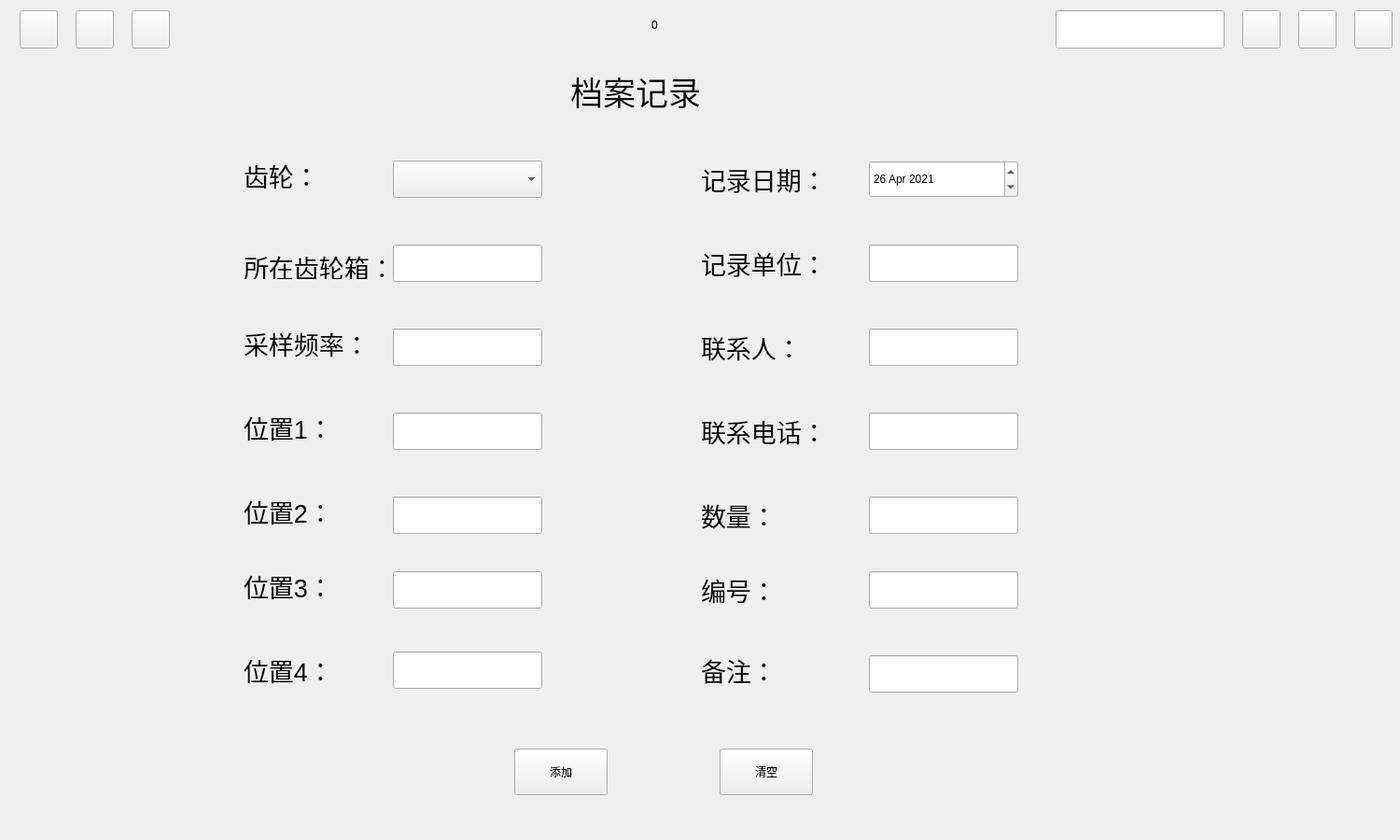
<?xml version="1.0" encoding="UTF-8"?>
<ui version="4.0">
 <class>UIDemo18</class>
 <widget class="QWidget" name="UIDemo18">
  <property name="geometry">
   <rect>
    <x>0</x>
    <y>0</y>
    <width>1500</width>
    <height>900</height>
   </rect>
  </property>
  <property name="sizePolicy">
   <sizepolicy hsizetype="Fixed" vsizetype="Fixed">
    <horstretch>0</horstretch>
    <verstretch>0</verstretch>
   </sizepolicy>
  </property>
  <property name="minimumSize">
   <size>
    <width>1500</width>
    <height>900</height>
   </size>
  </property>
  <property name="maximumSize">
   <size>
    <width>1500</width>
    <height>900</height>
   </size>
  </property>
  <property name="windowTitle">
   <string>Form</string>
  </property>
  <property name="windowIcon">
   <iconset resource="main.qrc">
    <normaloff>:/image/_displayLogo.png</normaloff>:/image/_displayLogo.png</iconset>
  </property>
  <layout class="QGridLayout" name="gridLayout_2">
   <item row="0" column="0">
    <widget class="QWidget" name="widgetMain" native="true">
     <property name="sizePolicy">
      <sizepolicy hsizetype="Fixed" vsizetype="Fixed">
       <horstretch>0</horstretch>
       <verstretch>0</verstretch>
      </sizepolicy>
     </property>
     <property name="minimumSize">
      <size>
       <width>1500</width>
       <height>900</height>
      </size>
     </property>
     <property name="maximumSize">
      <size>
       <width>1500</width>
       <height>900</height>
      </size>
     </property>
     <widget class="QWidget" name="widgetTop" native="true">
      <property name="geometry">
       <rect>
        <x>0</x>
        <y>0</y>
        <width>1500</width>
        <height>41</height>
       </rect>
      </property>
      <property name="sizePolicy">
       <sizepolicy hsizetype="Preferred" vsizetype="Fixed">
        <horstretch>0</horstretch>
        <verstretch>0</verstretch>
       </sizepolicy>
      </property>
      <property name="maximumSize">
       <size>
        <width>16777215</width>
        <height>45</height>
       </size>
      </property>
      <widget class="QPushButton" name="btnReturn">
       <property name="geometry">
        <rect>
         <x>10</x>
         <y>0</y>
         <width>41</width>
         <height>41</height>
        </rect>
       </property>
       <property name="sizePolicy">
        <sizepolicy hsizetype="Minimum" vsizetype="Expanding">
         <horstretch>0</horstretch>
         <verstretch>0</verstretch>
        </sizepolicy>
       </property>
       <property name="text">
        <string/>
       </property>
      </widget>
      <widget class="QPushButton" name="rili">
       <property name="geometry">
        <rect>
         <x>70</x>
         <y>0</y>
         <width>41</width>
         <height>41</height>
        </rect>
       </property>
       <property name="sizePolicy">
        <sizepolicy hsizetype="Minimum" vsizetype="Expanding">
         <horstretch>0</horstretch>
         <verstretch>0</verstretch>
        </sizepolicy>
       </property>
       <property name="text">
        <string/>
       </property>
      </widget>
      <widget class="QLabel" name="labTitle">
       <property name="geometry">
        <rect>
         <x>530</x>
         <y>0</y>
         <width>321</width>
         <height>31</height>
        </rect>
       </property>
       <property name="sizePolicy">
        <sizepolicy hsizetype="Expanding" vsizetype="Preferred">
         <horstretch>0</horstretch>
         <verstretch>0</verstretch>
        </sizepolicy>
       </property>
       <property name="text">
        <string>0</string>
       </property>
       <property name="alignment">
        <set>Qt::AlignCenter</set>
       </property>
      </widget>
      <widget class="QPushButton" name="help">
       <property name="geometry">
        <rect>
         <x>1320</x>
         <y>0</y>
         <width>41</width>
         <height>41</height>
        </rect>
       </property>
       <property name="sizePolicy">
        <sizepolicy hsizetype="Minimum" vsizetype="Expanding">
         <horstretch>0</horstretch>
         <verstretch>0</verstretch>
        </sizepolicy>
       </property>
       <property name="text">
        <string/>
       </property>
       <property name="checkable">
        <bool>false</bool>
       </property>
      </widget>
      <widget class="QPushButton" name="btnMsg">
       <property name="geometry">
        <rect>
         <x>1380</x>
         <y>0</y>
         <width>41</width>
         <height>41</height>
        </rect>
       </property>
       <property name="sizePolicy">
        <sizepolicy hsizetype="Minimum" vsizetype="Expanding">
         <horstretch>0</horstretch>
         <verstretch>0</verstretch>
        </sizepolicy>
       </property>
       <property name="text">
        <string/>
       </property>
       <property name="checkable">
        <bool>false</bool>
       </property>
      </widget>
      <widget class="QPushButton" name="btnQuit">
       <property name="geometry">
        <rect>
         <x>1440</x>
         <y>0</y>
         <width>41</width>
         <height>41</height>
        </rect>
       </property>
       <property name="sizePolicy">
        <sizepolicy hsizetype="Minimum" vsizetype="Expanding">
         <horstretch>0</horstretch>
         <verstretch>0</verstretch>
        </sizepolicy>
       </property>
       <property name="text">
        <string/>
       </property>
       <property name="checkable">
        <bool>false</bool>
       </property>
      </widget>
      <widget class="QPushButton" name="whether">
       <property name="geometry">
        <rect>
         <x>130</x>
         <y>0</y>
         <width>41</width>
         <height>41</height>
        </rect>
       </property>
       <property name="sizePolicy">
        <sizepolicy hsizetype="Minimum" vsizetype="Expanding">
         <horstretch>0</horstretch>
         <verstretch>0</verstretch>
        </sizepolicy>
       </property>
       <property name="text">
        <string/>
       </property>
      </widget>
      <widget class="QLineEdit" name="lineEdit">
       <property name="geometry">
        <rect>
         <x>1120</x>
         <y>0</y>
         <width>181</width>
         <height>41</height>
        </rect>
       </property>
      </widget>
     </widget>
     <widget class="QStackedWidget" name="stackedWidget">
      <property name="enabled">
       <bool>true</bool>
      </property>
      <property name="geometry">
       <rect>
        <x>0</x>
        <y>41</y>
        <width>1500</width>
        <height>900</height>
       </rect>
      </property>
      <property name="sizePolicy">
       <sizepolicy hsizetype="Fixed" vsizetype="Fixed">
        <horstretch>0</horstretch>
        <verstretch>0</verstretch>
       </sizepolicy>
      </property>
      <property name="minimumSize">
       <size>
        <width>1500</width>
        <height>900</height>
       </size>
      </property>
      <property name="maximumSize">
       <size>
        <width>1500</width>
        <height>850</height>
       </size>
      </property>
      <property name="currentIndex">
       <number>2</number>
      </property>
      <widget class="QWidget" name="page">
       <widget class="QToolButton" name="btn_Product">
        <property name="geometry">
         <rect>
          <x>20</x>
          <y>20</y>
          <width>200</width>
          <height>200</height>
         </rect>
        </property>
        <property name="sizePolicy">
         <sizepolicy hsizetype="Fixed" vsizetype="Fixed">
          <horstretch>0</horstretch>
          <verstretch>0</verstretch>
         </sizepolicy>
        </property>
        <property name="maximumSize">
         <size>
          <width>440</width>
          <height>400</height>
         </size>
        </property>
        <property name="styleSheet">
         <string notr="true"/>
        </property>
        <property name="text">
         <string/>
        </property>
        <property name="checkable">
         <bool>false</bool>
        </property>
        <property name="checked">
         <bool>false</bool>
        </property>
        <property name="autoRepeat">
         <bool>false</bool>
        </property>
        <property name="autoExclusive">
         <bool>false</bool>
        </property>
        <property name="toolButtonStyle">
         <enum>Qt::ToolButtonTextUnderIcon</enum>
        </property>
       </widget>
       <widget class="QToolButton" name="btn_Map">
        <property name="geometry">
         <rect>
          <x>760</x>
          <y>20</y>
          <width>200</width>
          <height>200</height>
         </rect>
        </property>
        <property name="sizePolicy">
         <sizepolicy hsizetype="Fixed" vsizetype="Fixed">
          <horstretch>0</horstretch>
          <verstretch>0</verstretch>
         </sizepolicy>
        </property>
        <property name="maximumSize">
         <size>
          <width>440</width>
          <height>400</height>
         </size>
        </property>
        <property name="styleSheet">
         <string notr="true"/>
        </property>
        <property name="text">
         <string/>
        </property>
        <property name="toolButtonStyle">
         <enum>Qt::ToolButtonTextUnderIcon</enum>
        </property>
       </widget>
       <widget class="QToolButton" name="btn_Settings">
        <property name="geometry">
         <rect>
          <x>1260</x>
          <y>20</y>
          <width>200</width>
          <height>200</height>
         </rect>
        </property>
        <property name="sizePolicy">
         <sizepolicy hsizetype="Fixed" vsizetype="Fixed">
          <horstretch>0</horstretch>
          <verstretch>0</verstretch>
         </sizepolicy>
        </property>
        <property name="maximumSize">
         <size>
          <width>440</width>
          <height>400</height>
         </size>
        </property>
        <property name="styleSheet">
         <string notr="true"/>
        </property>
        <property name="text">
         <string/>
        </property>
        <property name="toolButtonStyle">
         <enum>Qt::ToolButtonTextUnderIcon</enum>
        </property>
       </widget>
       <widget class="QToolButton" name="btn_Research">
        <property name="geometry">
         <rect>
          <x>510</x>
          <y>20</y>
          <width>200</width>
          <height>200</height>
         </rect>
        </property>
        <property name="sizePolicy">
         <sizepolicy hsizetype="Fixed" vsizetype="Fixed">
          <horstretch>0</horstretch>
          <verstretch>0</verstretch>
         </sizepolicy>
        </property>
        <property name="maximumSize">
         <size>
          <width>440</width>
          <height>400</height>
         </size>
        </property>
        <property name="styleSheet">
         <string notr="true"/>
        </property>
        <property name="text">
         <string/>
        </property>
        <property name="toolButtonStyle">
         <enum>Qt::ToolButtonTextUnderIcon</enum>
        </property>
       </widget>
       <widget class="QToolButton" name="btn_Info">
        <property name="geometry">
         <rect>
          <x>267</x>
          <y>20</y>
          <width>200</width>
          <height>200</height>
         </rect>
        </property>
        <property name="sizePolicy">
         <sizepolicy hsizetype="Fixed" vsizetype="Fixed">
          <horstretch>0</horstretch>
          <verstretch>0</verstretch>
         </sizepolicy>
        </property>
        <property name="maximumSize">
         <size>
          <width>440</width>
          <height>400</height>
         </size>
        </property>
        <property name="styleSheet">
         <string notr="true"/>
        </property>
        <property name="text">
         <string/>
        </property>
        <property name="checkable">
         <bool>false</bool>
        </property>
        <property name="toolButtonStyle">
         <enum>Qt::ToolButtonTextUnderIcon</enum>
        </property>
       </widget>
       <widget class="QToolButton" name="btn_Analysis">
        <property name="geometry">
         <rect>
          <x>1010</x>
          <y>20</y>
          <width>200</width>
          <height>200</height>
         </rect>
        </property>
        <property name="sizePolicy">
         <sizepolicy hsizetype="Fixed" vsizetype="Fixed">
          <horstretch>0</horstretch>
          <verstretch>0</verstretch>
         </sizepolicy>
        </property>
        <property name="maximumSize">
         <size>
          <width>440</width>
          <height>400</height>
         </size>
        </property>
        <property name="styleSheet">
         <string notr="true"/>
        </property>
        <property name="text">
         <string/>
        </property>
        <property name="toolButtonStyle">
         <enum>Qt::ToolButtonTextUnderIcon</enum>
        </property>
       </widget>
       <widget class="QToolButton" name="btn_QGIS">
        <property name="geometry">
         <rect>
          <x>20</x>
          <y>250</y>
          <width>200</width>
          <height>200</height>
         </rect>
        </property>
        <property name="sizePolicy">
         <sizepolicy hsizetype="Fixed" vsizetype="Fixed">
          <horstretch>0</horstretch>
          <verstretch>0</verstretch>
         </sizepolicy>
        </property>
        <property name="maximumSize">
         <size>
          <width>440</width>
          <height>400</height>
         </size>
        </property>
        <property name="styleSheet">
         <string notr="true"/>
        </property>
        <property name="text">
         <string/>
        </property>
        <property name="checkable">
         <bool>false</bool>
        </property>
        <property name="checked">
         <bool>false</bool>
        </property>
        <property name="autoRepeat">
         <bool>false</bool>
        </property>
        <property name="autoExclusive">
         <bool>false</bool>
        </property>
        <property name="toolButtonStyle">
         <enum>Qt::ToolButtonTextUnderIcon</enum>
        </property>
       </widget>
      </widget>
      <widget class="QWidget" name="page2">
       <widget class="QLabel" name="label_6">
        <property name="geometry">
         <rect>
          <x>580</x>
          <y>280</y>
          <width>401</width>
          <height>191</height>
         </rect>
        </property>
        <property name="font">
         <font>
          <pointsize>26</pointsize>
         </font>
        </property>
        <property name="text">
         <string/>
        </property>
       </widget>
      </widget>
      <widget class="QWidget" name="page3">
       <widget class="QLabel" name="label_5">
        <property name="geometry">
         <rect>
          <x>600</x>
          <y>-50</y>
          <width>401</width>
          <height>191</height>
         </rect>
        </property>
        <property name="font">
         <font>
          <pointsize>26</pointsize>
         </font>
        </property>
        <property name="text">
         <string>档案记录</string>
        </property>
       </widget>
       <widget class="QPushButton" name="btn_AddFlower">
        <property name="geometry">
         <rect>
          <x>540</x>
          <y>750</y>
          <width>100</width>
          <height>50</height>
         </rect>
        </property>
        <property name="sizePolicy">
         <sizepolicy hsizetype="Fixed" vsizetype="Fixed">
          <horstretch>0</horstretch>
          <verstretch>0</verstretch>
         </sizepolicy>
        </property>
        <property name="minimumSize">
         <size>
          <width>100</width>
          <height>50</height>
         </size>
        </property>
        <property name="maximumSize">
         <size>
          <width>100</width>
          <height>50</height>
         </size>
        </property>
        <property name="styleSheet">
         <string notr="true">background-color: rgb(225, 225, 225);border:1px groove gray;border-radius:4px;font: 20 14pt &quot;楷体&quot;;padding:1px 4px;border-style: outset;color: rgb(0, 0, 0);}
QPushButton:pressed{background-color:#ff855c;border-style: inset;</string>
        </property>
        <property name="text">
         <string>添加</string>
        </property>
       </widget>
       <widget class="QLabel" name="label_19">
        <property name="geometry">
         <rect>
          <x>250</x>
          <y>650</y>
          <width>101</width>
          <height>31</height>
         </rect>
        </property>
        <property name="font">
         <font>
          <pointsize>20</pointsize>
         </font>
        </property>
        <property name="text">
         <string>位置4：</string>
        </property>
       </widget>
       <widget class="QLabel" name="label_20">
        <property name="geometry">
         <rect>
          <x>740</x>
          <y>650</y>
          <width>100</width>
          <height>31</height>
         </rect>
        </property>
        <property name="font">
         <font>
          <pointsize>20</pointsize>
         </font>
        </property>
        <property name="text">
         <string>备注：</string>
        </property>
       </widget>
       <widget class="QLabel" name="label_11">
        <property name="geometry">
         <rect>
          <x>740</x>
          <y>394</y>
          <width>151</width>
          <height>31</height>
         </rect>
        </property>
        <property name="font">
         <font>
          <pointsize>20</pointsize>
         </font>
        </property>
        <property name="text">
         <string>联系电话：</string>
        </property>
       </widget>
       <widget class="QLineEdit" name="lineEdit_ContactPerson">
        <property name="geometry">
         <rect>
          <x>920</x>
          <y>300</y>
          <width>160</width>
          <height>40</height>
         </rect>
        </property>
        <property name="sizePolicy">
         <sizepolicy hsizetype="Fixed" vsizetype="Fixed">
          <horstretch>0</horstretch>
          <verstretch>0</verstretch>
         </sizepolicy>
        </property>
        <property name="minimumSize">
         <size>
          <width>160</width>
          <height>40</height>
         </size>
        </property>
        <property name="maximumSize">
         <size>
          <width>160</width>
          <height>40</height>
         </size>
        </property>
        <property name="styleSheet">
         <string notr="true">color: #000000;</string>
        </property>
       </widget>
       <widget class="QLineEdit" name="lineEdit_Farming">
        <property name="geometry">
         <rect>
          <x>410</x>
          <y>210</y>
          <width>160</width>
          <height>40</height>
         </rect>
        </property>
        <property name="sizePolicy">
         <sizepolicy hsizetype="Fixed" vsizetype="Fixed">
          <horstretch>0</horstretch>
          <verstretch>0</verstretch>
         </sizepolicy>
        </property>
        <property name="minimumSize">
         <size>
          <width>160</width>
          <height>40</height>
         </size>
        </property>
        <property name="maximumSize">
         <size>
          <width>150</width>
          <height>25</height>
         </size>
        </property>
        <property name="styleSheet">
         <string notr="true">color: #000000;</string>
        </property>
       </widget>
       <widget class="QLineEdit" name="lineEdit_Cost">
        <property name="geometry">
         <rect>
          <x>920</x>
          <y>560</y>
          <width>160</width>
          <height>40</height>
         </rect>
        </property>
        <property name="sizePolicy">
         <sizepolicy hsizetype="Fixed" vsizetype="Fixed">
          <horstretch>0</horstretch>
          <verstretch>0</verstretch>
         </sizepolicy>
        </property>
        <property name="minimumSize">
         <size>
          <width>160</width>
          <height>40</height>
         </size>
        </property>
        <property name="maximumSize">
         <size>
          <width>160</width>
          <height>40</height>
         </size>
        </property>
        <property name="styleSheet">
         <string notr="true">color: #000000;</string>
        </property>
       </widget>
       <widget class="QLineEdit" name="lineEdit_Remark">
        <property name="geometry">
         <rect>
          <x>920</x>
          <y>650</y>
          <width>160</width>
          <height>40</height>
         </rect>
        </property>
        <property name="sizePolicy">
         <sizepolicy hsizetype="Fixed" vsizetype="Fixed">
          <horstretch>0</horstretch>
          <verstretch>0</verstretch>
         </sizepolicy>
        </property>
        <property name="minimumSize">
         <size>
          <width>160</width>
          <height>40</height>
         </size>
        </property>
        <property name="maximumSize">
         <size>
          <width>160</width>
          <height>40</height>
         </size>
        </property>
        <property name="styleSheet">
         <string notr="true">color: #000000;</string>
        </property>
       </widget>
       <widget class="QLabel" name="label_13">
        <property name="geometry">
         <rect>
          <x>740</x>
          <y>564</y>
          <width>151</width>
          <height>31</height>
         </rect>
        </property>
        <property name="font">
         <font>
          <pointsize>20</pointsize>
         </font>
        </property>
        <property name="text">
         <string>编号：</string>
        </property>
       </widget>
       <widget class="QLineEdit" name="lineEdit_Location2">
        <property name="geometry">
         <rect>
          <x>410</x>
          <y>480</y>
          <width>160</width>
          <height>40</height>
         </rect>
        </property>
        <property name="sizePolicy">
         <sizepolicy hsizetype="Fixed" vsizetype="Fixed">
          <horstretch>0</horstretch>
          <verstretch>0</verstretch>
         </sizepolicy>
        </property>
        <property name="minimumSize">
         <size>
          <width>160</width>
          <height>40</height>
         </size>
        </property>
        <property name="maximumSize">
         <size>
          <width>150</width>
          <height>25</height>
         </size>
        </property>
        <property name="styleSheet">
         <string notr="true">color: #000000;</string>
        </property>
       </widget>
       <widget class="QLineEdit" name="lineEdit_Nongzi">
        <property name="geometry">
         <rect>
          <x>410</x>
          <y>300</y>
          <width>160</width>
          <height>40</height>
         </rect>
        </property>
        <property name="sizePolicy">
         <sizepolicy hsizetype="Fixed" vsizetype="Fixed">
          <horstretch>0</horstretch>
          <verstretch>0</verstretch>
         </sizepolicy>
        </property>
        <property name="minimumSize">
         <size>
          <width>160</width>
          <height>40</height>
         </size>
        </property>
        <property name="maximumSize">
         <size>
          <width>160</width>
          <height>40</height>
         </size>
        </property>
        <property name="styleSheet">
         <string notr="true">color: #000000;</string>
        </property>
       </widget>
       <widget class="QLabel" name="label_16">
        <property name="geometry">
         <rect>
          <x>250</x>
          <y>300</y>
          <width>131</width>
          <height>31</height>
         </rect>
        </property>
        <property name="font">
         <font>
          <pointsize>20</pointsize>
         </font>
        </property>
        <property name="text">
         <string>采样频率：</string>
        </property>
       </widget>
       <widget class="QLineEdit" name="lineEdit_Quantity">
        <property name="geometry">
         <rect>
          <x>920</x>
          <y>480</y>
          <width>160</width>
          <height>40</height>
         </rect>
        </property>
        <property name="sizePolicy">
         <sizepolicy hsizetype="Fixed" vsizetype="Fixed">
          <horstretch>0</horstretch>
          <verstretch>0</verstretch>
         </sizepolicy>
        </property>
        <property name="minimumSize">
         <size>
          <width>160</width>
          <height>40</height>
         </size>
        </property>
        <property name="maximumSize">
         <size>
          <width>150</width>
          <height>25</height>
         </size>
        </property>
        <property name="styleSheet">
         <string notr="true">color: #000000;</string>
        </property>
       </widget>
       <widget class="QLabel" name="label_18">
        <property name="geometry">
         <rect>
          <x>250</x>
          <y>220</y>
          <width>151</width>
          <height>27</height>
         </rect>
        </property>
        <property name="font">
         <font>
          <pointsize>20</pointsize>
         </font>
        </property>
        <property name="text">
         <string>所在齿轮箱：</string>
        </property>
       </widget>
       <widget class="QLabel" name="label_10">
        <property name="geometry">
         <rect>
          <x>740</x>
          <y>304</y>
          <width>121</width>
          <height>31</height>
         </rect>
        </property>
        <property name="font">
         <font>
          <pointsize>20</pointsize>
         </font>
        </property>
        <property name="text">
         <string>联系人：</string>
        </property>
       </widget>
       <widget class="QLineEdit" name="lineEdit_Company">
        <property name="geometry">
         <rect>
          <x>920</x>
          <y>210</y>
          <width>160</width>
          <height>40</height>
         </rect>
        </property>
        <property name="sizePolicy">
         <sizepolicy hsizetype="Fixed" vsizetype="Fixed">
          <horstretch>0</horstretch>
          <verstretch>0</verstretch>
         </sizepolicy>
        </property>
        <property name="minimumSize">
         <size>
          <width>160</width>
          <height>40</height>
         </size>
        </property>
        <property name="maximumSize">
         <size>
          <width>150</width>
          <height>25</height>
         </size>
        </property>
        <property name="styleSheet">
         <string notr="true">color: #000000;</string>
        </property>
       </widget>
       <widget class="QDateEdit" name="dateEdit">
        <property name="geometry">
         <rect>
          <x>920</x>
          <y>120</y>
          <width>160</width>
          <height>40</height>
         </rect>
        </property>
        <property name="sizePolicy">
         <sizepolicy hsizetype="Fixed" vsizetype="Fixed">
          <horstretch>0</horstretch>
          <verstretch>0</verstretch>
         </sizepolicy>
        </property>
        <property name="minimumSize">
         <size>
          <width>160</width>
          <height>40</height>
         </size>
        </property>
        <property name="maximumSize">
         <size>
          <width>160</width>
          <height>40</height>
         </size>
        </property>
        <property name="styleSheet">
         <string notr="true">color: #000000;
</string>
        </property>
        <property name="date">
         <date>
          <year>2021</year>
          <month>4</month>
          <day>26</day>
         </date>
        </property>
       </widget>
       <widget class="QLineEdit" name="lineEdit_ContactNum">
        <property name="geometry">
         <rect>
          <x>920</x>
          <y>390</y>
          <width>160</width>
          <height>40</height>
         </rect>
        </property>
        <property name="sizePolicy">
         <sizepolicy hsizetype="Fixed" vsizetype="Fixed">
          <horstretch>0</horstretch>
          <verstretch>0</verstretch>
         </sizepolicy>
        </property>
        <property name="minimumSize">
         <size>
          <width>160</width>
          <height>40</height>
         </size>
        </property>
        <property name="maximumSize">
         <size>
          <width>150</width>
          <height>40</height>
         </size>
        </property>
        <property name="styleSheet">
         <string notr="true">color: #000000;</string>
        </property>
       </widget>
       <widget class="QLabel" name="label_9">
        <property name="geometry">
         <rect>
          <x>740</x>
          <y>214</y>
          <width>151</width>
          <height>31</height>
         </rect>
        </property>
        <property name="font">
         <font>
          <pointsize>20</pointsize>
         </font>
        </property>
        <property name="text">
         <string>记录单位：</string>
        </property>
       </widget>
       <widget class="QLineEdit" name="lineEdit_Location1">
        <property name="geometry">
         <rect>
          <x>410</x>
          <y>390</y>
          <width>160</width>
          <height>40</height>
         </rect>
        </property>
        <property name="sizePolicy">
         <sizepolicy hsizetype="Fixed" vsizetype="Fixed">
          <horstretch>0</horstretch>
          <verstretch>0</verstretch>
         </sizepolicy>
        </property>
        <property name="minimumSize">
         <size>
          <width>160</width>
          <height>40</height>
         </size>
        </property>
        <property name="maximumSize">
         <size>
          <width>160</width>
          <height>40</height>
         </size>
        </property>
        <property name="styleSheet">
         <string notr="true">color: #000000;</string>
        </property>
       </widget>
       <widget class="QLabel" name="label_17">
        <property name="geometry">
         <rect>
          <x>250</x>
          <y>560</y>
          <width>100</width>
          <height>31</height>
         </rect>
        </property>
        <property name="font">
         <font>
          <pointsize>20</pointsize>
         </font>
        </property>
        <property name="text">
         <string>位置3：</string>
        </property>
       </widget>
       <widget class="QComboBox" name="comboBox">
        <property name="geometry">
         <rect>
          <x>410</x>
          <y>120</y>
          <width>160</width>
          <height>40</height>
         </rect>
        </property>
        <property name="sizePolicy">
         <sizepolicy hsizetype="Fixed" vsizetype="Fixed">
          <horstretch>0</horstretch>
          <verstretch>0</verstretch>
         </sizepolicy>
        </property>
        <property name="minimumSize">
         <size>
          <width>160</width>
          <height>40</height>
         </size>
        </property>
        <property name="maximumSize">
         <size>
          <width>160</width>
          <height>40</height>
         </size>
        </property>
        <property name="styleSheet">
         <string notr="true">color: #000000;</string>
        </property>
       </widget>
       <widget class="QLabel" name="label_15">
        <property name="geometry">
         <rect>
          <x>250</x>
          <y>390</y>
          <width>101</width>
          <height>31</height>
         </rect>
        </property>
        <property name="font">
         <font>
          <pointsize>20</pointsize>
         </font>
        </property>
        <property name="text">
         <string>位置1：</string>
        </property>
       </widget>
       <widget class="QLabel" name="label_14">
        <property name="geometry">
         <rect>
          <x>250</x>
          <y>480</y>
          <width>100</width>
          <height>31</height>
         </rect>
        </property>
        <property name="font">
         <font>
          <pointsize>20</pointsize>
         </font>
        </property>
        <property name="text">
         <string>位置2：</string>
        </property>
       </widget>
       <widget class="QLineEdit" name="lineEdit_Location4">
        <property name="geometry">
         <rect>
          <x>410</x>
          <y>646</y>
          <width>160</width>
          <height>40</height>
         </rect>
        </property>
        <property name="sizePolicy">
         <sizepolicy hsizetype="Fixed" vsizetype="Fixed">
          <horstretch>0</horstretch>
          <verstretch>0</verstretch>
         </sizepolicy>
        </property>
        <property name="minimumSize">
         <size>
          <width>160</width>
          <height>40</height>
         </size>
        </property>
        <property name="maximumSize">
         <size>
          <width>160</width>
          <height>40</height>
         </size>
        </property>
        <property name="styleSheet">
         <string notr="true">color: #000000;</string>
        </property>
       </widget>
       <widget class="QLabel" name="label_8">
        <property name="geometry">
         <rect>
          <x>740</x>
          <y>124</y>
          <width>151</width>
          <height>31</height>
         </rect>
        </property>
        <property name="font">
         <font>
          <pointsize>20</pointsize>
         </font>
        </property>
        <property name="text">
         <string>记录日期：</string>
        </property>
       </widget>
       <widget class="QLabel" name="label_12">
        <property name="geometry">
         <rect>
          <x>740</x>
          <y>484</y>
          <width>100</width>
          <height>31</height>
         </rect>
        </property>
        <property name="font">
         <font>
          <pointsize>20</pointsize>
         </font>
        </property>
        <property name="text">
         <string>数量：</string>
        </property>
       </widget>
       <widget class="QLabel" name="label_7">
        <property name="geometry">
         <rect>
          <x>250</x>
          <y>120</y>
          <width>100</width>
          <height>31</height>
         </rect>
        </property>
        <property name="font">
         <font>
          <pointsize>20</pointsize>
         </font>
        </property>
        <property name="text">
         <string>齿轮：</string>
        </property>
       </widget>
       <widget class="QLineEdit" name="lineEdit_Location3">
        <property name="geometry">
         <rect>
          <x>410</x>
          <y>560</y>
          <width>160</width>
          <height>40</height>
         </rect>
        </property>
        <property name="sizePolicy">
         <sizepolicy hsizetype="Fixed" vsizetype="Fixed">
          <horstretch>0</horstretch>
          <verstretch>0</verstretch>
         </sizepolicy>
        </property>
        <property name="minimumSize">
         <size>
          <width>160</width>
          <height>40</height>
         </size>
        </property>
        <property name="maximumSize">
         <size>
          <width>160</width>
          <height>40</height>
         </size>
        </property>
        <property name="styleSheet">
         <string notr="true">color: #000000;</string>
        </property>
       </widget>
       <widget class="QPushButton" name="btn_cleartext">
        <property name="geometry">
         <rect>
          <x>760</x>
          <y>750</y>
          <width>100</width>
          <height>50</height>
         </rect>
        </property>
        <property name="sizePolicy">
         <sizepolicy hsizetype="Fixed" vsizetype="Fixed">
          <horstretch>0</horstretch>
          <verstretch>0</verstretch>
         </sizepolicy>
        </property>
        <property name="minimumSize">
         <size>
          <width>100</width>
          <height>50</height>
         </size>
        </property>
        <property name="maximumSize">
         <size>
          <width>100</width>
          <height>50</height>
         </size>
        </property>
        <property name="styleSheet">
         <string notr="true">background-color: rgb(225, 225, 225);border:1px groove gray;border-radius:4px;font: 20 14pt &quot;楷体&quot;;padding:1px 4px;border-style: outset;color: rgb(0, 0, 0);}
QPushButton:pressed{background-color:#ff855c;border-style: inset;</string>
        </property>
        <property name="text">
         <string>清空</string>
        </property>
       </widget>
      </widget>
      <widget class="QWidget" name="page4">
       <widget class="QLabel" name="label_4">
        <property name="geometry">
         <rect>
          <x>600</x>
          <y>260</y>
          <width>401</width>
          <height>191</height>
         </rect>
        </property>
        <property name="font">
         <font>
          <pointsize>26</pointsize>
         </font>
        </property>
        <property name="text">
         <string/>
        </property>
       </widget>
      </widget>
      <widget class="QWidget" name="page5">
       <widget class="QLabel" name="label_3">
        <property name="geometry">
         <rect>
          <x>570</x>
          <y>260</y>
          <width>401</width>
          <height>191</height>
         </rect>
        </property>
        <property name="font">
         <font>
          <pointsize>26</pointsize>
         </font>
        </property>
        <property name="text">
         <string/>
        </property>
       </widget>
      </widget>
      <widget class="QWidget" name="page6">
       <widget class="QLabel" name="label_2">
        <property name="geometry">
         <rect>
          <x>560</x>
          <y>280</y>
          <width>401</width>
          <height>191</height>
         </rect>
        </property>
        <property name="font">
         <font>
          <pointsize>26</pointsize>
         </font>
        </property>
        <property name="text">
         <string/>
        </property>
       </widget>
      </widget>
      <widget class="QWidget" name="page7">
       <widget class="QLabel" name="label">
        <property name="geometry">
         <rect>
          <x>670</x>
          <y>20</y>
          <width>351</width>
          <height>161</height>
         </rect>
        </property>
        <property name="font">
         <font>
          <pointsize>28</pointsize>
         </font>
        </property>
        <property name="text">
         <string>系统设置</string>
        </property>
       </widget>
       <widget class="QPushButton" name="btn_AddAcount">
        <property name="geometry">
         <rect>
          <x>670</x>
          <y>330</y>
          <width>201</width>
          <height>71</height>
         </rect>
        </property>
        <property name="font">
         <font>
          <pointsize>17</pointsize>
         </font>
        </property>
        <property name="styleSheet">
         <string notr="true">background:rgb(21, 112, 165)
</string>
        </property>
        <property name="text">
         <string>添加账户</string>
        </property>
       </widget>
       <widget class="QLabel" name="label_21">
        <property name="geometry">
         <rect>
          <x>740</x>
          <y>580</y>
          <width>81</width>
          <height>111</height>
         </rect>
        </property>
        <property name="font">
         <font>
          <family>Agency FB</family>
          <pointsize>26</pointsize>
          <weight>50</weight>
          <italic>false</italic>
          <bold>false</bold>
         </font>
        </property>
        <property name="styleSheet">
         <string notr="true">font: 26pt &quot;Agency FB&quot;;
color: white;
</string>
        </property>
        <property name="text">
         <string>SCSE</string>
        </property>
       </widget>
       <widget class="QLineEdit" name="lineEdit_ip">
        <property name="geometry">
         <rect>
          <x>900</x>
          <y>410</y>
          <width>171</width>
          <height>61</height>
         </rect>
        </property>
        <property name="styleSheet">
         <string notr="true">background-color: rgb(144, 144, 144);</string>
        </property>
       </widget>
       <widget class="QPushButton" name="pushButton">
        <property name="geometry">
         <rect>
          <x>670</x>
          <y>410</y>
          <width>201</width>
          <height>61</height>
         </rect>
        </property>
        <property name="styleSheet">
         <string notr="true">background:rgb(21, 112, 165);
font: 15pt &quot;Agency FB&quot;;</string>
        </property>
        <property name="text">
         <string>设置文件传输IP</string>
        </property>
       </widget>
       <widget class="QPushButton" name="pushButton_map">
        <property name="geometry">
         <rect>
          <x>670</x>
          <y>490</y>
          <width>201</width>
          <height>61</height>
         </rect>
        </property>
        <property name="styleSheet">
         <string notr="true">background:rgb(21, 112, 165);
font: 15pt &quot;Agency FB&quot;;</string>
        </property>
        <property name="text">
         <string>设置地理管理路径</string>
        </property>
       </widget>
       <widget class="QLineEdit" name="lineEdit_mapurl">
        <property name="geometry">
         <rect>
          <x>900</x>
          <y>490</y>
          <width>391</width>
          <height>61</height>
         </rect>
        </property>
        <property name="styleSheet">
         <string notr="true">background-color: rgb(144, 144, 144);</string>
        </property>
       </widget>
      </widget>
     </widget>
    </widget>
   </item>
  </layout>
 </widget>
 <resources>
  <include location="main.qrc"/>
 </resources>
 <connections/>
</ui>
